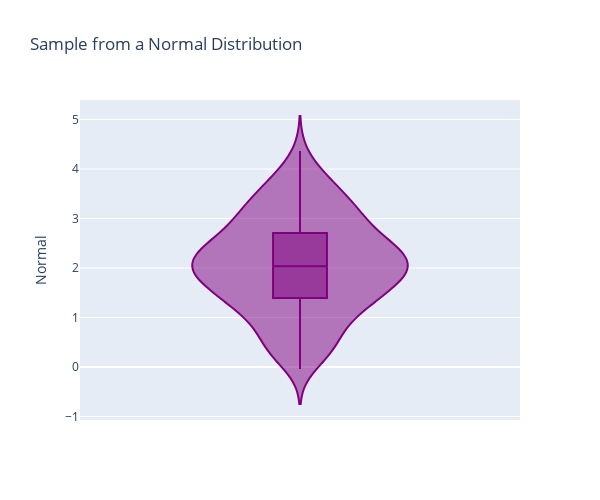

The cell this chart's notebook holds for it:
### Code cell
fig = px.violin(df, y="Normal",
             box = True,
             color_discrete_sequence=['purple'],
             height = 500, width = 600,
             title='Sample from a Normal Distribution')
fig.show()

### Figure 1 — Plotly figure (JSON) as saved in the notebook; plotly's stock layout.template omitted (floating-point values rounded to 4 significant figures; data arrays with more than 128 entries replaced by an {"elided": "..."} marker saying what was removed)
{"data": [{"alignmentgroup": "True", "box": {"visible": true}, "hovertemplate": "Normal=%{y}<extra></extra>", "legendgroup": "", "marker": {"color": "purple"}, "name": "", "offsetgroup": "", "orientation": "v", "scalegroup": "True", "showlegend": false, "type": "violin", "x0": " ", "xaxis": "x", "y": {"elided": "200 float values"}, "y0": " ", "yaxis": "y"}], "layout": {"height": 500, "legend": {"tracegroupgap": 0}, "title": {"text": "Sample from a Normal Distribution"}, "violinmode": "group", "width": 600, "xaxis": {"anchor": "y", "domain": [0, 1]}, "yaxis": {"anchor": "x", "domain": [0, 1], "title": {"text": "Normal"}}}}
